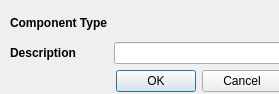
<?xml version="1.0" encoding="UTF-8"?>
<ui version="4.0">
 <class>AdjComponentDialog</class>
 <widget class="QDialog" name="AdjComponentDialog">
  <property name="windowModality">
   <enum>Qt::ApplicationModal</enum>
  </property>
  <property name="geometry">
   <rect>
    <x>0</x>
    <y>0</y>
    <width>279</width>
    <height>94</height>
   </rect>
  </property>
  <property name="minimumSize">
   <size>
    <width>0</width>
    <height>0</height>
   </size>
  </property>
  <property name="maximumSize">
   <size>
    <width>16777215</width>
    <height>16777215</height>
   </size>
  </property>
  <property name="windowTitle">
   <string>Component</string>
  </property>
  <property name="modal">
   <bool>true</bool>
  </property>
  <widget class="QWidget" name="layoutWidget">
   <property name="geometry">
    <rect>
     <x>10</x>
     <y>10</y>
     <width>272</width>
     <height>82</height>
    </rect>
   </property>
   <layout class="QGridLayout" name="gridLayout">
    <item row="1" column="1">
     <widget class="QLineEdit" name="descLineEdit"/>
    </item>
    <item row="2" column="1">
     <widget class="QDialogButtonBox" name="buttonBox">
      <property name="orientation">
       <enum>Qt::Horizontal</enum>
      </property>
      <property name="standardButtons">
       <set>QDialogButtonBox::Cancel|QDialogButtonBox::Ok</set>
      </property>
     </widget>
    </item>
    <item row="1" column="0">
     <widget class="QLabel" name="label">
      <property name="text">
       <string>&lt;html&gt;&lt;head/&gt;&lt;body&gt;&lt;p&gt;&lt;span style=&quot; font-weight:600;&quot;&gt;Description&lt;/span&gt;&lt;/p&gt;&lt;/body&gt;&lt;/html&gt;</string>
      </property>
     </widget>
    </item>
    <item row="0" column="0">
     <widget class="QLabel" name="label_2">
      <property name="text">
       <string>&lt;html&gt;&lt;head/&gt;&lt;body&gt;&lt;p&gt;&lt;span style=&quot; font-weight:600;&quot;&gt;Component Type&lt;/span&gt;&lt;/p&gt;&lt;/body&gt;&lt;/html&gt;</string>
      </property>
     </widget>
    </item>
    <item row="0" column="1">
     <widget class="QLabel" name="modelTypeName">
      <property name="text">
       <string/>
      </property>
      <property name="textFormat">
       <enum>Qt::PlainText</enum>
      </property>
     </widget>
    </item>
   </layout>
  </widget>
 </widget>
 <resources/>
 <connections>
  <connection>
   <sender>buttonBox</sender>
   <signal>accepted()</signal>
   <receiver>AdjComponentDialog</receiver>
   <slot>accept()</slot>
   <hints>
    <hint type="sourcelabel">
     <x>248</x>
     <y>254</y>
    </hint>
    <hint type="destinationlabel">
     <x>157</x>
     <y>274</y>
    </hint>
   </hints>
  </connection>
  <connection>
   <sender>buttonBox</sender>
   <signal>rejected()</signal>
   <receiver>AdjComponentDialog</receiver>
   <slot>reject()</slot>
   <hints>
    <hint type="sourcelabel">
     <x>316</x>
     <y>260</y>
    </hint>
    <hint type="destinationlabel">
     <x>286</x>
     <y>274</y>
    </hint>
   </hints>
  </connection>
 </connections>
</ui>
